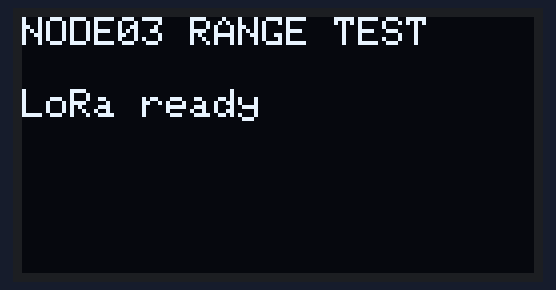
A sketch run on a simulated ESP32. On the bench: 128×64 one-colour display. Random numbers use the default seed unless the sketch sets one; no radio packets arrive unless stated; what the sketch prints to the serial monitor is not drawn.

Above: at 0.7 s.
At 1.7 s:
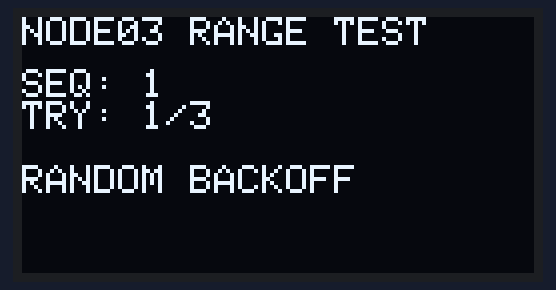
At 10.1 s:
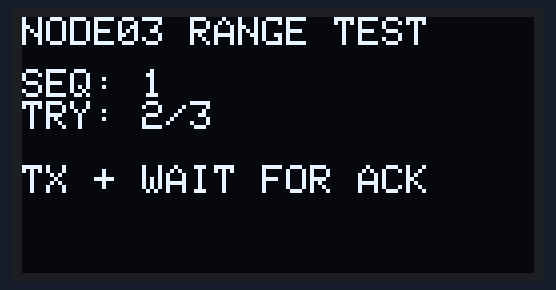
At 22.5 s:
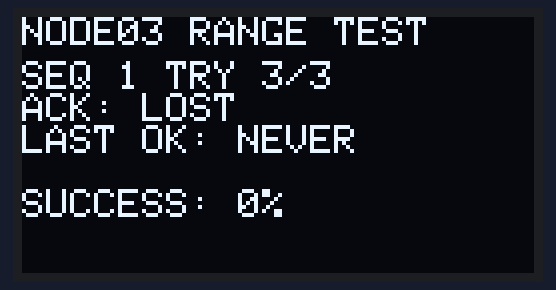
At 29.8 s:
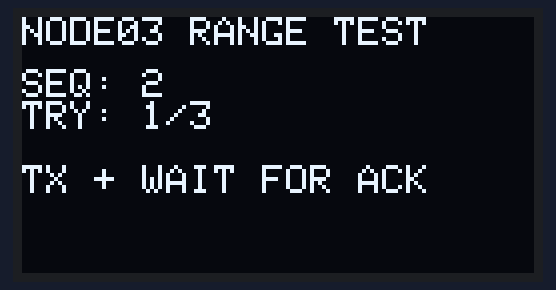
At 38.2 s:
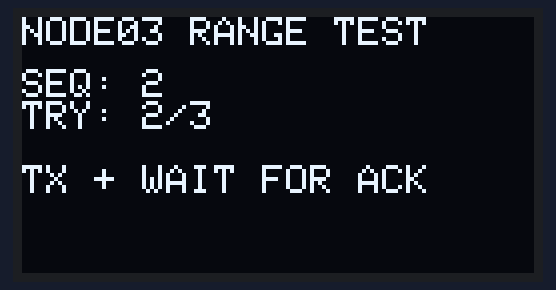

Measured:
- what the display in image 0 shows lasts 1.0 s, from 0.6 s to 1.6 s
- what the display in image 1 shows lasts 0.7 s, from 1.6 s to 2.3 s
- what the display in image 2 shows lasts 6.1 s, from 10.1 s to 16.2 s
- what the display in image 3 shows lasts 5.1 s, from 22.4 s to 27.5 s

The sketch:

sensor_node_3_range_test.ino
```cpp
#include <Arduino.h>
#include <Wire.h>
#include <SPI.h>
#include <LoRa.h>
#include <ArduinoJson.h>
#include <Adafruit_GFX.h>
#include <Adafruit_SSD1306.h>
#include <WiFi.h>
#include "config.h"

#if defined(BLUETOOTH_ENABLED) || defined(CONFIG_BT_ENABLED)
  #include "esp_bt.h"
#endif

struct AckResult {
  bool received;
  int rssi;
  float snr;
  uint8_t attempt;
};

Adafruit_SSD1306 display(OLED_WIDTH, OLED_HEIGHT, &Wire, OLED_RESET_PIN);

bool displayReady = false;
bool loraReady = false;
unsigned long lastLoRaInitAttemptMs = 0;
unsigned long lastAckMs = 0;
uint32_t sessionId = 0;
uint32_t sequenceNumber = 0;
uint32_t completedCycles = 0;
uint32_t acknowledgedCycles = 0;
bool wireStarted = false;
int activeOledSdaPin = -1;
int activeOledSclPin = -1;

void disableUnusedRadios() {
  WiFi.mode(WIFI_OFF);
#if defined(BLUETOOTH_ENABLED) || defined(CONFIG_BT_ENABLED)
  btStop();
#endif
}

void beginDisplayFrame() {
  if (!displayReady) return;
  display.clearDisplay();
  display.setTextColor(SSD1306_WHITE);
  display.setTextSize(1);
  display.setCursor(0, 0);
  display.println("NODE03 RANGE TEST");
}

void finishDisplayFrame() {
  if (displayReady) display.display();
}

void showStartup(const char *message) {
  beginDisplayFrame();
  if (displayReady) {
    display.setCursor(0, 18);
    display.println(message);
  }
  finishDisplayFrame();
}

void showAttempt(uint32_t seq, uint8_t attempt, const char *phase) {
  beginDisplayFrame();
  if (displayReady) {
    display.setCursor(0, 13);
    display.print("SEQ: ");
    display.println(seq);
    display.print("TRY: ");
    display.print(attempt);
    display.print("/");
    display.println(ACK_MAX_ATTEMPTS);
    display.println();
    display.println(phase);
  }
  finishDisplayFrame();
}

const char *linkQuality(const AckResult &result) {
  if (!result.received) return "LOST";
  if (result.rssi >= -90 && result.snr >= 5.0f) return "GOOD";
  if (result.rssi >= -110 && result.snr >= 0.0f) return "FAIR";
  return "WEAK";
}

uint8_t successPercent() {
  if (completedCycles == 0) return 0;
  return (uint8_t)((acknowledgedCycles * 100UL) / completedCycles);
}

void showResult(const AckResult &result) {
  beginDisplayFrame();
  if (displayReady) {
    display.setCursor(0, 11);
    display.print("SEQ ");
    display.print(sequenceNumber);
    display.print(" TRY ");
    display.print(result.attempt);
    display.print("/");
    display.println(ACK_MAX_ATTEMPTS);

    if (result.received) {
      display.print("ACK: OK ");
      display.println(linkQuality(result));
    } else {
      display.println("ACK: LOST");
    }

    if (result.received) {
      display.print("RSSI: ");
      display.print(result.rssi);
      display.println(" dBm");
      display.print("SNR : ");
      display.print(result.snr, 1);
      display.println(" dB");
    } else if (lastAckMs > 0) {
      display.print("LAST OK: ");
      display.print((millis() - lastAckMs) / 1000UL);
      display.println(" sec");
    } else {
      display.println("LAST OK: NEVER");
      display.println();
    }

    display.print("SUCCESS: ");
    display.print(successPercent());
    display.println("%");
  }
  finishDisplayFrame();
}

bool probeDisplayBus(int sdaPin, int sclPin) {
  if (wireStarted) {
    Wire.end();
    wireStarted = false;
    delay(10);
  }
  Serial.print("Probing OLED SDA=");
  Serial.print(sdaPin);
  Serial.print(" SCL=");
  Serial.println(sclPin);
  if (!Wire.begin(sdaPin, sclPin)) return false;
  wireStarted = true;
  Wire.setTimeOut(50);
  Wire.beginTransmission(OLED_I2C_ADDRESS);
  return Wire.endTransmission() == 0;
}

bool selectDisplayBus(int &selectedSda, int &selectedScl) {
  const int candidatePins[][2] = {
    {OLED_PRIMARY_SDA_PIN, OLED_PRIMARY_SCL_PIN},
    {OLED_FALLBACK_SDA_PIN, OLED_FALLBACK_SCL_PIN},
  };

  for (const auto &pins : candidatePins) {
    if (!probeDisplayBus(pins[0], pins[1])) continue;
    selectedSda = pins[0];
    selectedScl = pins[1];
    return true;
  }
  return false;
}

bool initDisplay() {
  int selectedSda = -1;
  int selectedScl = -1;
  if (!selectDisplayBus(selectedSda, selectedScl)) {
    Serial.println("OLED not found on SDA/SCL 4/15 or 21/22");
    return false;
  }

  // Wire already uses the detected pins. periphBegin=false prevents the
  // Adafruit library from calling Wire.begin() again on the default pins.
  displayReady = display.begin(
    SSD1306_SWITCHCAPVCC,
    OLED_I2C_ADDRESS,
    false,
    false
  );
  if (!displayReady) {
    Serial.println("OLED init FAILED");
    return false;
  }
  activeOledSdaPin = selectedSda;
  activeOledSclPin = selectedScl;
  Serial.print("OLED init OK SDA=");
  Serial.print(selectedSda);
  Serial.print(" SCL=");
  Serial.println(selectedScl);
  showStartup("Starting...");
  return true;
}

bool initLoRa() {
  lastLoRaInitAttemptMs = millis();
  SPI.begin(LORA_SCK, LORA_MISO, LORA_MOSI, LORA_SS);
  LoRa.setPins(LORA_SS, LORA_RST, LORA_DIO0);

  if (!LoRa.begin(LORA_FREQUENCY)) {
    loraReady = false;
    Serial.println("LoRa init FAILED");
    showStartup("LoRa init FAILED");
    return false;
  }

  LoRa.setSpreadingFactor(LORA_SPREADING_FACTOR);
  LoRa.setSignalBandwidth(LORA_SIGNAL_BANDWIDTH);
  LoRa.setCodingRate4(LORA_CODING_RATE_DENOMINATOR);
  LoRa.setSyncWord(LORA_SYNC_WORD);
  LoRa.setTxPower(LORA_TX_POWER_DBM);
  LoRa.enableCrc();
  LoRa.sleep();

  loraReady = true;
  Serial.print("LoRa init OK SF=");
  Serial.print(LORA_SPREADING_FACTOR);
  Serial.print(" TX=");
  Serial.print(LORA_TX_POWER_DBM);
  Serial.println(" dBm");
  showStartup("LoRa ready");
  return true;
}

bool ensureLoRaReady() {
  if (loraReady) return true;
  if (millis() - lastLoRaInitAttemptMs < LORA_INIT_RETRY_MS) return false;
  return initLoRa();
}

String buildTestPacket() {
  StaticJsonDocument<MAX_JSON_SIZE> doc;
  sequenceNumber++;
  doc["t"] = "s";
  doc["id"] = NODE_ID;
  doc["q"] = sequenceNumber;
  doc["sid"] = sessionId;
  doc["ri"] = TEST_REPORT_INTERVAL_SEC;
  doc["st"] = "NORMAL";
  doc["c"] = 0;
  doc["at"] = SIMULATED_AIR_TEMP_C;
  doc["h"] = SIMULATED_HUMIDITY_PERCENT;
  doc["sm"] = SIMULATED_SMOKE_RAW;
  doc["sr"] = 0;
  doc["ar"] = 0;
  doc["hr"] = 0;
  doc["sh"] = "OK";

  String payload;
  serializeJson(doc, payload);
  return payload;
}

bool isExpectedAck(const String &payload, uint32_t expectedSeq) {
  StaticJsonDocument<192> doc;
  if (deserializeJson(doc, payload)) return false;
  if (String((const char *)(doc["t"] | "")) != "rx_ack") return false;
  if (String((const char *)(doc["id"] | "")) != NODE_ID) return false;
  if ((uint32_t)(doc["sid"] | 0UL) != sessionId) return false;
  return (uint32_t)(doc["q"] | 0UL) == expectedSeq;
}

bool waitForAck(uint32_t expectedSeq, AckResult &result) {
  const unsigned long startedAt = millis();
  LoRa.receive();

  while (millis() - startedAt < ACK_RX_WINDOW_MS) {
    int packetSize = LoRa.parsePacket();
    if (!packetSize) {
      delay(2);
      continue;
    }

    const int packetRssi = LoRa.packetRssi();
    const float packetSnr = LoRa.packetSnr();
    String payload;
    while (LoRa.available()) payload += (char)LoRa.read();

    if (isExpectedAck(payload, expectedSeq)) {
      result.received = true;
      result.rssi = packetRssi;
      result.snr = packetSnr;
      LoRa.sleep();
      return true;
    }

    LoRa.receive();
  }

  LoRa.sleep();
  return false;
}

bool sendAttempt(const String &payload, AckResult &result) {
  if (!ensureLoRaReady()) return false;

  showAttempt(sequenceNumber, result.attempt, "RANDOM BACKOFF");
  const unsigned long randomDelayMs = random(
    RANDOM_TX_DELAY_MIN_MS,
    RANDOM_TX_DELAY_MAX_MS + 1UL
  );
  delay(randomDelayMs);

  showAttempt(sequenceNumber, result.attempt, "TX + WAIT FOR ACK");
  LoRa.idle();
  LoRa.beginPacket();
  LoRa.print(payload);
  if (!LoRa.endPacket()) {
    LoRa.sleep();
    Serial.println("LoRa TX FAILED");
    return false;
  }

  // Enter receive mode immediately. Serial and OLED work here would make the
  // node miss the short ACK that the Gateway sends as soon as the uplink ends.
  const bool acknowledged = waitForAck(sequenceNumber, result);

  Serial.print("TX NODE03 seq=");
  Serial.print(sequenceNumber);
  Serial.print(" attempt=");
  Serial.print(result.attempt);
  Serial.print(" bytes=");
  Serial.println(payload.length());
  return acknowledged;
}

void runRangeTestCycle() {
  const String payload = buildTestPacket();
  AckResult result = {false, 0, 0.0f, 0};

  for (uint8_t attempt = 1; attempt <= ACK_MAX_ATTEMPTS; attempt++) {
    result.attempt = attempt;
    if (sendAttempt(payload, result)) break;
  }

  completedCycles++;
  if (result.received) {
    acknowledgedCycles++;
    lastAckMs = millis();
    Serial.print("ACK OK seq=");
    Serial.print(sequenceNumber);
    Serial.print(" attempt=");
    Serial.print(result.attempt);
    Serial.print(" RSSI=");
    Serial.print(result.rssi);
    Serial.print(" SNR=");
    Serial.println(result.snr, 2);
  } else {
    Serial.print("ACK LOST seq=");
    Serial.println(sequenceNumber);
  }

  Serial.print("Success cycles: ");
  Serial.print(acknowledgedCycles);
  Serial.print("/");
  Serial.print(completedCycles);
  Serial.print(" (");
  Serial.print(successPercent());
  Serial.println("%)");
  Serial.print("OLED: ");
  if (displayReady) {
    Serial.print("OK SDA=");
    Serial.print(activeOledSdaPin);
    Serial.print(" SCL=");
    Serial.println(activeOledSclPin);
  } else {
    Serial.println("NOT FOUND");
  }

  showResult(result);
  delay(TEST_CYCLE_PAUSE_MS);
}

void setup() {
  Serial.begin(SERIAL_BAUD);
  delay(500);
  Serial.println("NODE03 boot");
  disableUnusedRadios();
  Serial.println("Unused radios disabled");
  randomSeed(esp_random());

  do {
    sessionId = esp_random();
  } while (sessionId == 0);
  Serial.println("Session ready");

  initDisplay();
  Serial.println("Display init finished");
  initLoRa();

  Serial.println("NODE03 LoRa range test ready");
  Serial.println("This firmware never enters deep sleep");
  delay(1000);
}

void loop() {
  runRangeTestCycle();
}
```

config.h
```cpp
#pragma once

// =========================
// Range-test identity
// =========================
#define NODE_ID "NODE03"
#define MAX_JSON_SIZE 256

// =========================
// LoRa configuration
// Must match the deployed Gateway.
// =========================
#define LORA_FREQUENCY 433E6
#define LORA_SCK 5
#define LORA_MISO 19
#define LORA_MOSI 27
#define LORA_SS 18
#define LORA_RST 14
#define LORA_DIO0 26
#define LORA_SPREADING_FACTOR 12
#define LORA_SIGNAL_BANDWIDTH 125E3
#define LORA_CODING_RATE_DENOMINATOR 5
#define LORA_SYNC_WORD 0x34
#define LORA_TX_POWER_DBM 20
#define LORA_INIT_RETRY_MS 10000UL

// A valid test packet is attempted at most three times. Every attempt uses a
// fresh random delay to reduce collisions with the deployed sensor nodes.
#define ACK_MAX_ATTEMPTS 3
#define ACK_RX_WINDOW_MS 6000UL
#define RANDOM_TX_DELAY_MIN_MS 0UL
#define RANDOM_TX_DELAY_MAX_MS 5000UL
#define TEST_CYCLE_PAUSE_MS 5000UL
#define TEST_REPORT_INTERVAL_SEC 10UL

// =========================
// TTGO LoRa32 OLED
// =========================
#define OLED_WIDTH 128
#define OLED_HEIGHT 64
#define OLED_PRIMARY_SDA_PIN 4
#define OLED_PRIMARY_SCL_PIN 15
#define OLED_FALLBACK_SDA_PIN 21
#define OLED_FALLBACK_SCL_PIN 22
#define OLED_RESET_PIN -1
#define OLED_I2C_ADDRESS 0x3C

// =========================
// Safe simulated sensor data
// =========================
#define SIMULATED_AIR_TEMP_C 28.5f
#define SIMULATED_HUMIDITY_PERCENT 55.0f
#define SIMULATED_SMOKE_RAW 0

#define SERIAL_BAUD 115200
```
